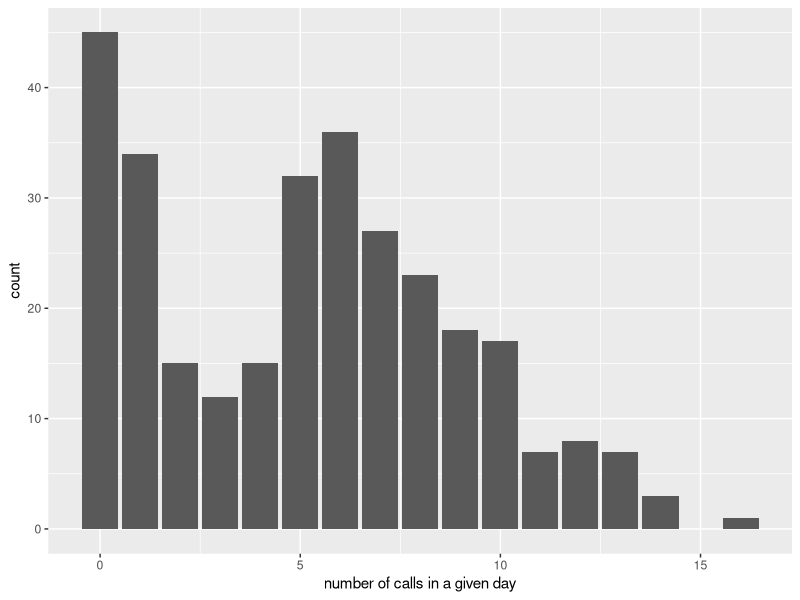
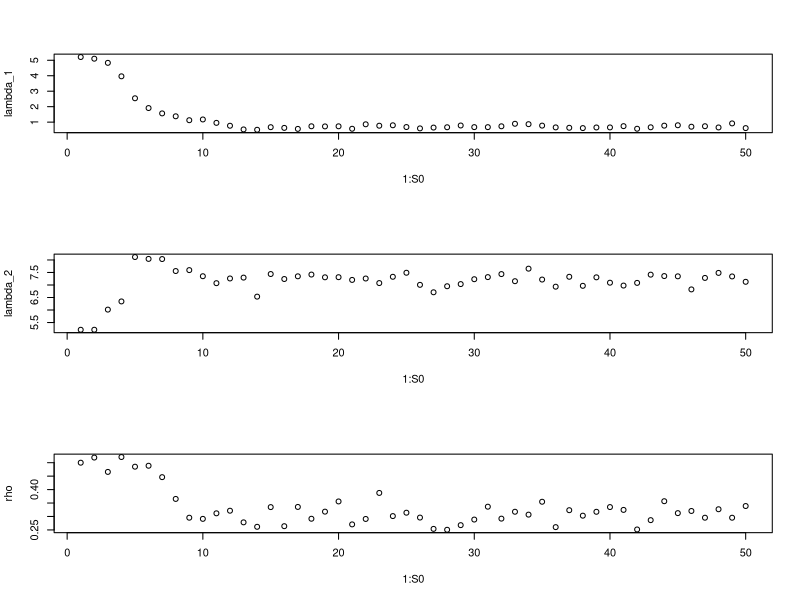
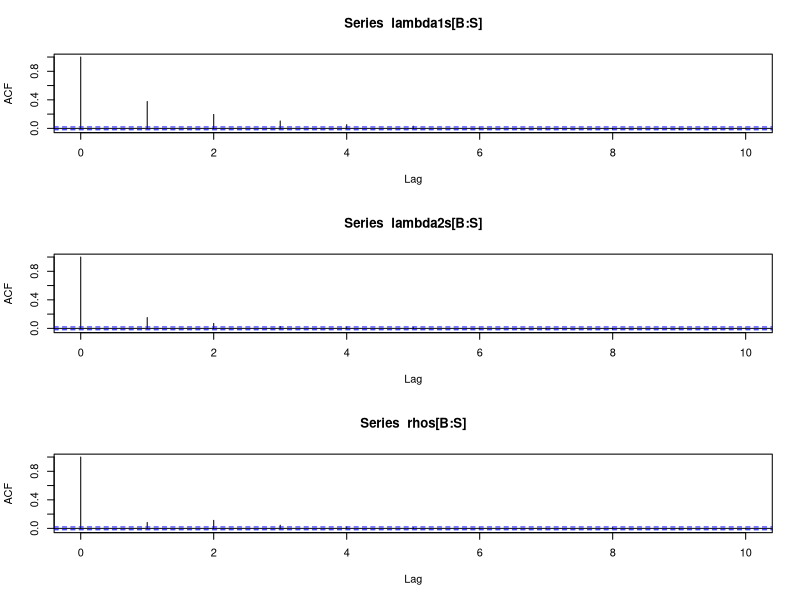
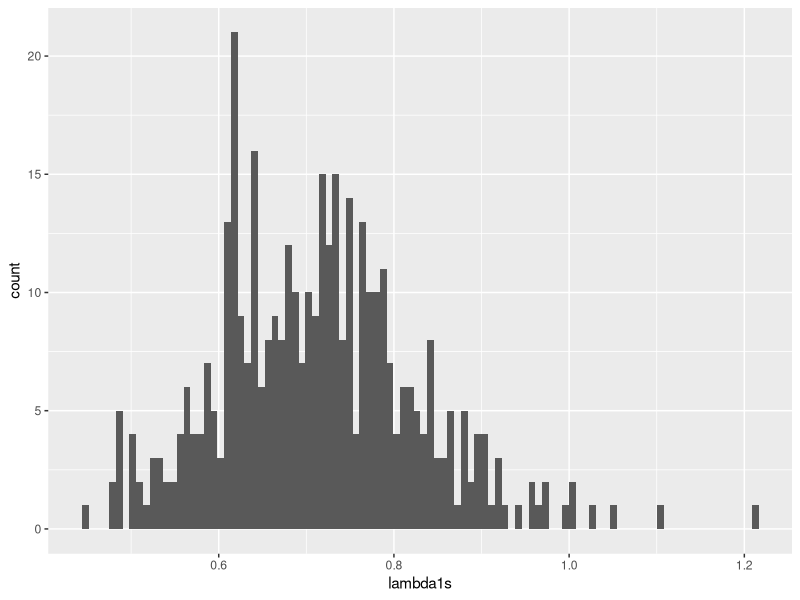
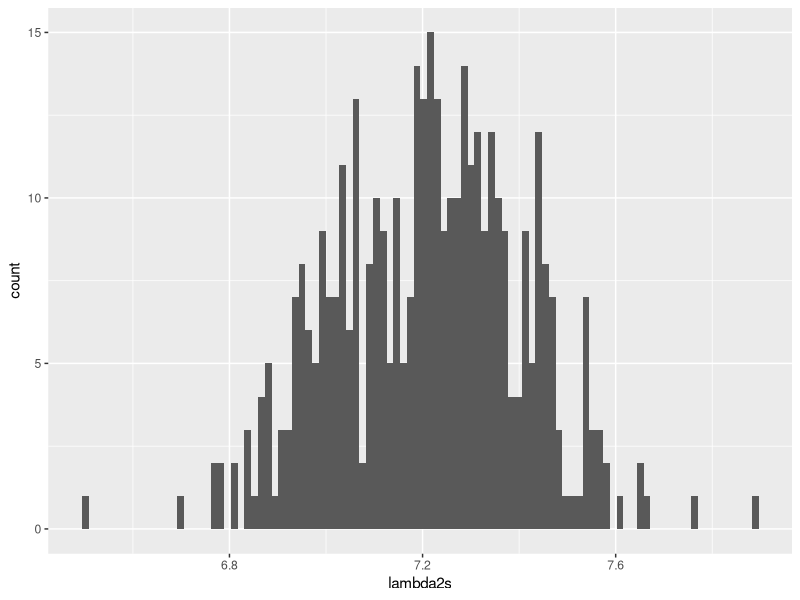
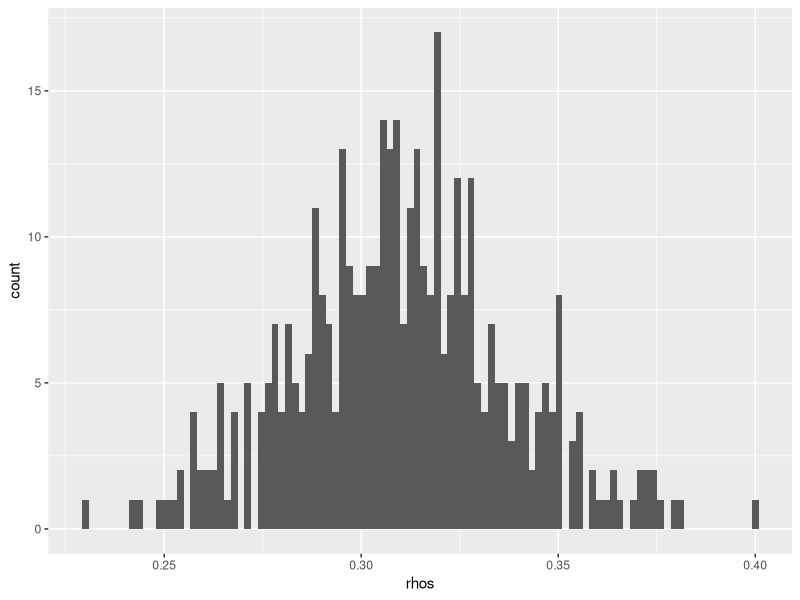
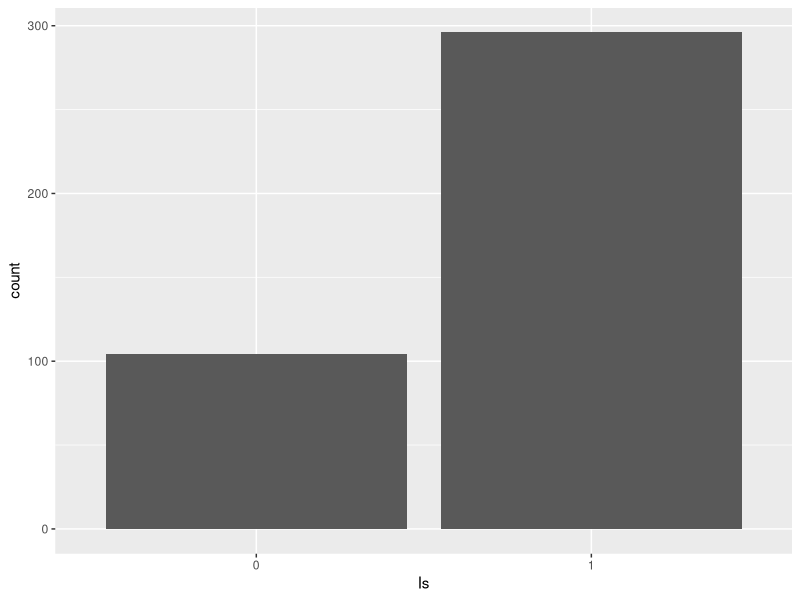
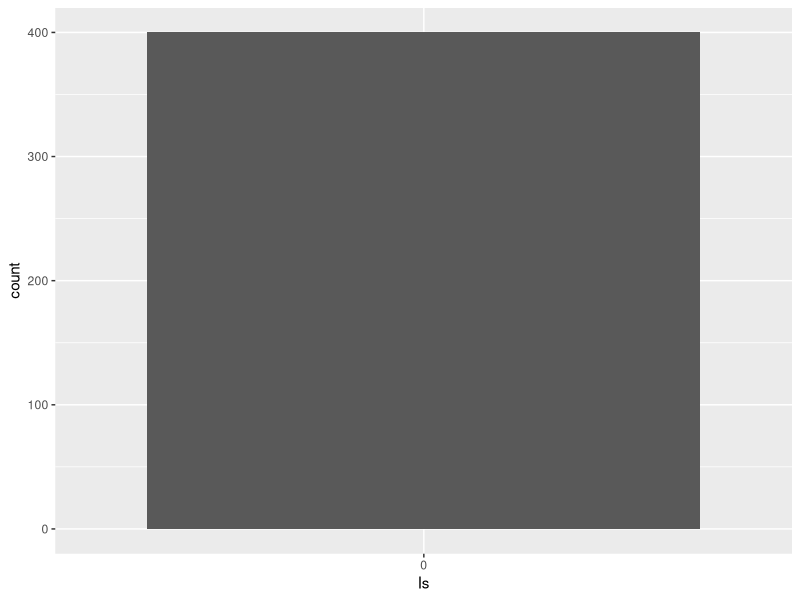

Generate these figures, in order, with R:
library(tidyverse)
set.seed(1984)
n = 300

true_lambda_1 = 0.7
true_lambda_2 = 7
true_rho = 0.3


x = c(rpois(n * true_rho, true_lambda_1), rpois(n * (1 - true_rho), true_lambda_2))

ggplot(data.frame(x = x)) + geom_bar(aes(x = x)) + xlab("number of calls in a given day")
#plot


#chains
S = 10000
lambda1s = array(NA, S)
lambda2s = array(NA, S)
rhos = array(NA, S)
Is = matrix(NA, nrow = n, ncol = S)
#start positions
lambda1s[1] = mean(x)
lambda2s[1] = mean(x)
rhos[1] = 0.5
Is[, 1] = 0.5 

for (t in 2 : S){
  lambda1 = lambda1s[t - 1]
  lambda2 = lambda2s[t - 1]
  rho = rhos[t - 1]
  I = Is[, t - 1]
  
  sum_I = sum(I)
  sum_1_min_I = n - sum_I
  lambda1s[t] = rgamma(1, sum(I * x) + 1, sum_I)
  lambda2s[t] = rgamma(1, sum((1 - I) * x) + 1, sum_1_min_I)
  
  for (i in 1 : n){#now draw the Is
    a = exp(-lambda1s[t]) * lambda1s[t]^x[i] * rho
    b = exp(-lambda2s[t]) * lambda2s[t]^x[i] * (1 - rho)
    Is[i, t] = rbinom(1, 1, a / (a + b))
    # cat("a =", a, "b = ", b, "p =", a / (a + b), "I =", Is[i, t], "\n")
  }
  rhos[t] = rbeta(1, 1 + sum_I, 1 + sum_1_min_I)
  # cat("t =", t, "sum_I = ", sum_I, "sum_1_min_I =", sum_1_min_I, "rhos[t] =", rhos[t], "\n")
}



###assess convergence
#plot
B = 20
###
par(mfrow = c(3, 1))
S0 = 50
plot(1 : S0, lambda1s[1 : S0], ylab = "lambda_1")
# abline(h = mean(lambda1s[B : S0]), col = "blue")
# abline(h = true_theta_1, col = "red")
# abline(v = B, col = "grey")

plot(1 : S0, lambda2s[1 : S0], ylab = "lambda_2")
# abline(h = mean(lambda2s[B : S0]), col = "blue")
# abline(h = true_theta_2, col = "red")
# abline(v = B, col = "grey")

plot(1 : S0, rhos[1 : S0], ylab = "rho")
# abline(h = mean(rhos[B : S0]), col = "blue")
# abline(h = sqrt(true_rho), col = "red")
# abline(v = B, col = "grey")
#plot

##assess autocorrelation

par(mfrow = c(3, 1))
Kmax = 10
acf(lambda1s[B : S], xlim = c(0, Kmax), lag.max = Kmax)
acf(lambda2s[B : S], xlim = c(0, Kmax), lag.max = Kmax)
acf(rhos[B : S], xlim = c(0, Kmax), lag.max = Kmax)
THIN = 25
#plot

#burn and thin
lambda1s = lambda1s[B : S]
lambda1s = lambda1s[seq(1, S - B, by = THIN)]
lambda2s = lambda2s[B : S]
lambda2s = lambda2s[seq(1, S - B, by = THIN)]
rhos = rhos[B : S]
rhos = rhos[seq(1, S - B, by = THIN)]
Is = Is[, B : S]
Is = Is[, seq(1, S - B, by = THIN)]

#look at posteriors with post-exp at 95% CI
par(mfrow = c(1, 1))
res = 100

ggplot(data.frame(lambda1s = lambda1s)) + geom_histogram(aes(x = lambda1s), bins = res)
ggplot(data.frame(lambda2s = lambda2s)) + geom_histogram(aes(x = lambda2s), bins = res)
ggplot(data.frame(rhos = rhos)) + geom_histogram(aes(x = rhos), bins = res)
ggplot(data.frame(Is = factor(Is[31, ]))) + geom_bar(aes(x = Is))
ggplot(data.frame(Is = factor(Is[102, ]))) + geom_bar(aes(x = Is))

round(rbind(lambda1s, lambda2s, rhos)[, 1: 20], 3)




# abline(v = mean(lambda1s), col = "blue", lwd = 3)
# abline(v = quantile(lambda1s, 0.025), col = "grey", lwd = 3)
# abline(v = quantile(lambda1s, 0.975), col = "grey", lwd = 3)
# abline(v = true_theta_1, col = "red", lwd = 3)

# hist(lambda2s, br = res)
# abline(v = mean(lambda2s), col = "blue", lwd = 3)
# abline(v = quantile(lambda2s, 0.025), col = "grey", lwd = 3)
# abline(v = quantile(lambda2s, 0.975), col = "grey", lwd = 3)
# abline(v = true_theta_2, col = "red", lwd = 3)
# 
# hist(rhos, br = res)
# abline(v = mean(rhos), col = "blue", lwd = 3)
# abline(v = quantile(rhos, 0.025), col = "grey", lwd = 3)
# abline(v = quantile(rhos, 0.975), col = "grey", lwd = 3)
# abline(v = true_rho, col = "red", lwd = 3)
# #plot